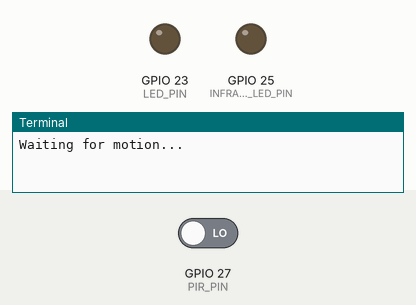
Simulated run of this program. Board: Raspberry Pi (BCM pin numbers). Parts: output pins drawn as LEDs (lit = HIGH), the last lines printed to the terminal. The inputs (shaded band) are chosen by the test bench; at power-on: GPIO 27 (PIR_PIN) LOW. The camera gives no picture and a still takes 0.5 s.

Above: at 1.2 s.
1.3 s: GPIO 27 (PIR_PIN) driven HIGH
At 1.6 s:
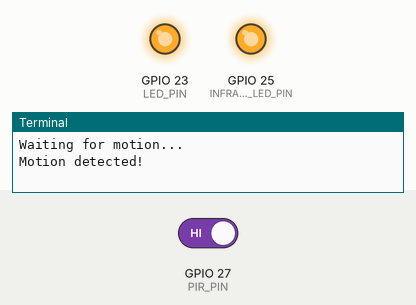
Timing chart, 0 to 8.8 s (numbered marks = the images above; inputs shaded):
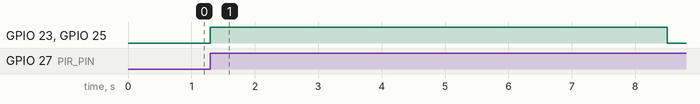

The program:

capture_image.py
```python
import time
import os
from picamera2 import Picamera2
import RPi.GPIO as GPIO
import glob

# Set up GPIO pins
PIR_PIN = 27
LED_PIN = 23
INFRARET_LED_PIN = 25
NUM_IMAGES = 6
COOLDOWN = 10

GPIO.setmode(GPIO.BCM)
GPIO.setup(PIR_PIN, GPIO.IN, pull_up_down=GPIO.PUD_DOWN)   # << pull-down!
GPIO.setup(LED_PIN, GPIO.OUT, initial=GPIO.LOW)
GPIO.setup(INFRARET_LED_PIN, GPIO.OUT, initial=GPIO.LOW)

# Initialize Picamera2
picam2 = Picamera2()
picam2.configure(picam2.create_still_configuration())

# Create directory to save images if it doesn't exist
IMAGE_DIR = "/home/henri/Documents/Raspi-Face-Detection/data/images"
os.makedirs(IMAGE_DIR, exist_ok=True)

def handle_motion(channel):
    global image_count

    GPIO.remove_event_detect(PIR_PIN)
    print("Motion detected!")
    GPIO.output(INFRARET_LED_PIN, GPIO.HIGH)
    GPIO.output(LED_PIN, GPIO.HIGH)

    for i in range(NUM_IMAGES):
        capture_image(image_count, i)
        image_count += 1
        time.sleep(0.7)

    GPIO.output(INFRARET_LED_PIN, GPIO.LOW)
    GPIO.output(LED_PIN, GPIO.LOW)
    time.sleep(COOLDOWN)
    GPIO.add_event_detect(PIR_PIN, GPIO.RISING,
                        callback=handle_motion, bouncetime=100)


def capture_image(image_count, idx):
    image_path = os.path.join(IMAGE_DIR, f"image_{image_count}_{idx}idx.jpg")
    picam2.capture_file(image_path)

def get_next_image_number():
    """Get the next image number based on existing images in the directory."""
    pattern = os.path.join(IMAGE_DIR, "**", "image_*.jpg")
    image_files = [os.path.basename(f) for f in glob.glob(pattern, recursive=True)]
    if not image_files:
        return 1
    # Extract numbers from filenames and find the maximum
    image_numbers = [int(f.split("_")[1]) for f in image_files]
    return max(image_numbers) + 1


try:
    # Start the camera
    picam2.start()
    image_count = get_next_image_number()

    GPIO.add_event_detect(PIR_PIN, GPIO.RISING,
                        callback=handle_motion, bouncetime=100)
    print("Waiting for motion...")
    while True:
        time.sleep(0.1)

except KeyboardInterrupt:
    print("Exiting program...")

finally:
    # Clean up GPIO and stop camera
    GPIO.cleanup()
    picam2.stop()
```

Measured:
- after the input at 1.3 s, GPIO 23 (LED_PIN), GPIO 25 (INFRARET_LED_PIN): LOW → HIGH at once, → LOW 7.2 s later
